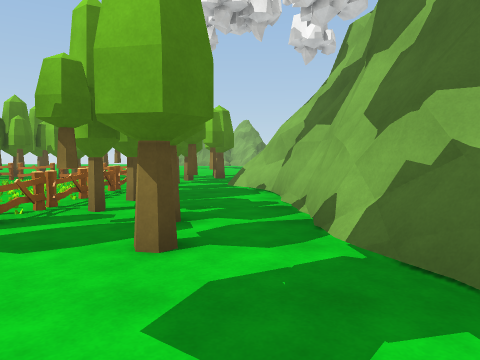
[1] (above)

23 first-person views from a walk through a scene from a Unity 3-D project. The camera is 1.4 m above the floor, tilts 4° down and sees 70° across. The floor is counted in squares, 2 m on a side. Each view is taken from the middle of a square. On the plan, view 1 faces up. The plan holds only what a view shows up to about 11 squares ahead; the rest is blank. The place goes on beyond the plan. Some animated figures are not drawn. Surface patterns are stand-ins for the level's own textures.

[2]
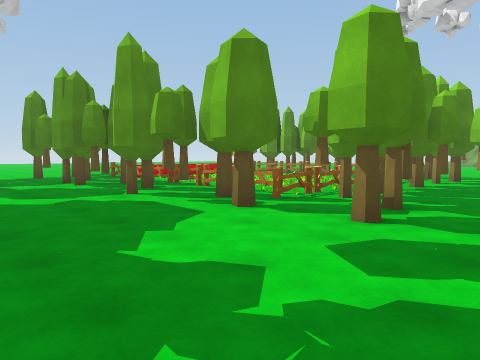

[3]
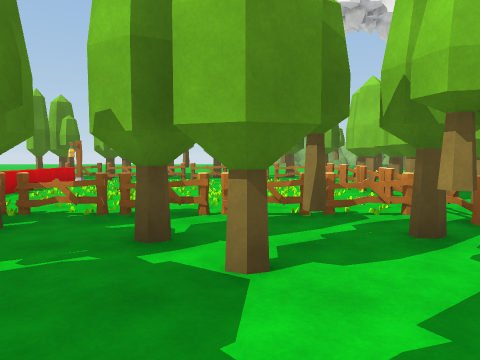

[4]
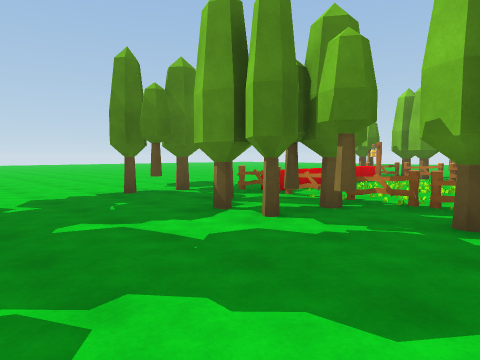

[5]
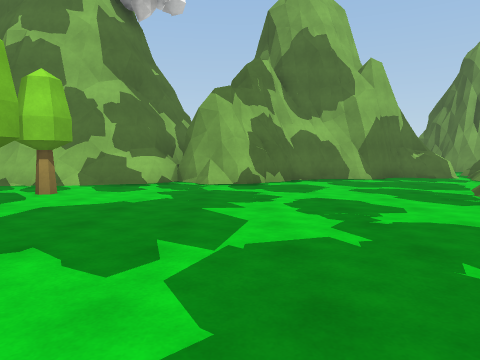

[6]
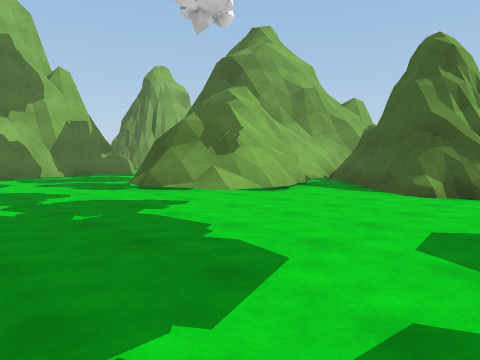

[7]
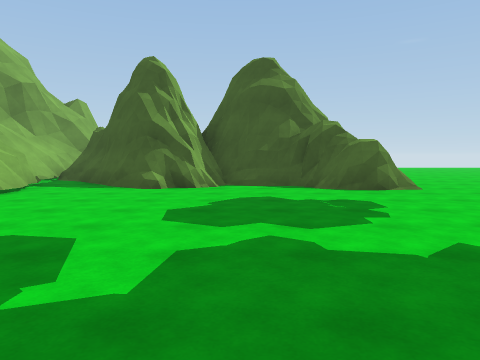

[8]
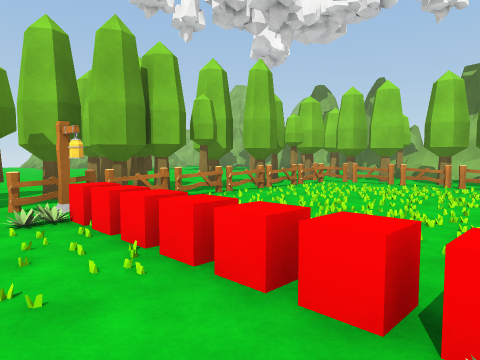

[9]
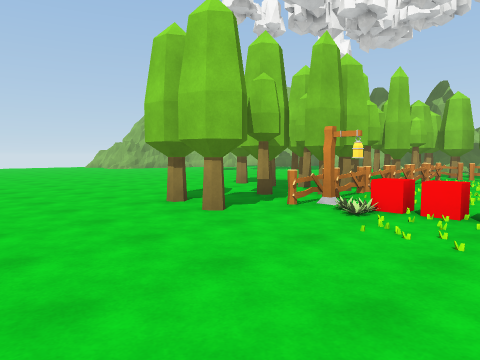

[10]
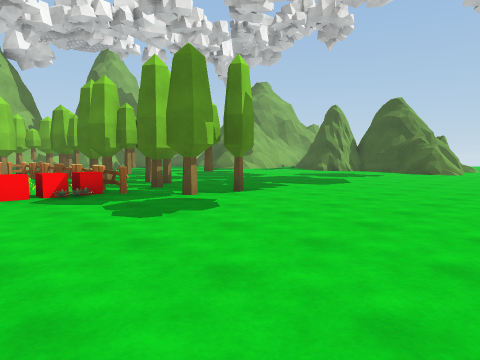

[11]
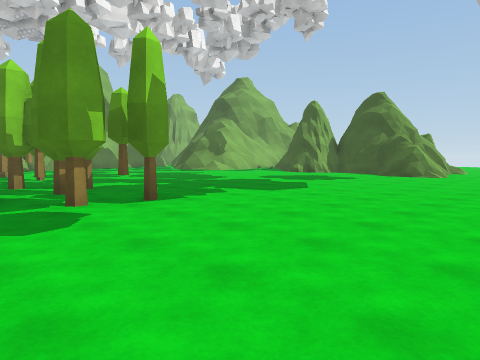

[12]
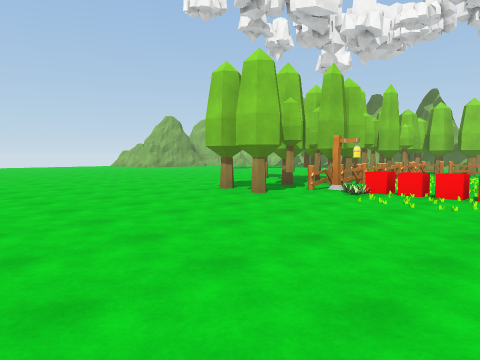

[13]
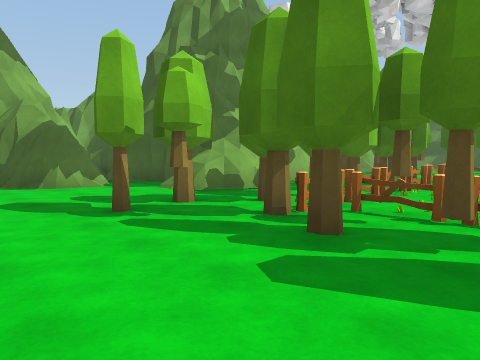

[14]
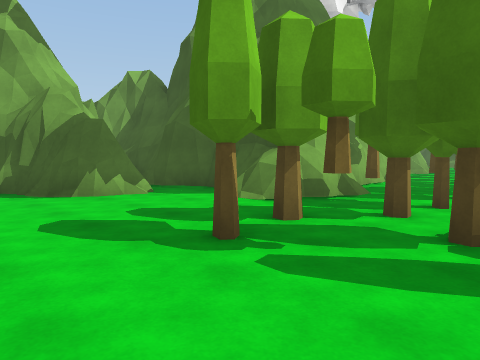

[15]
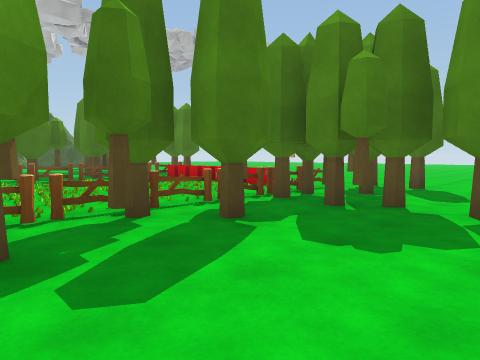

[16]
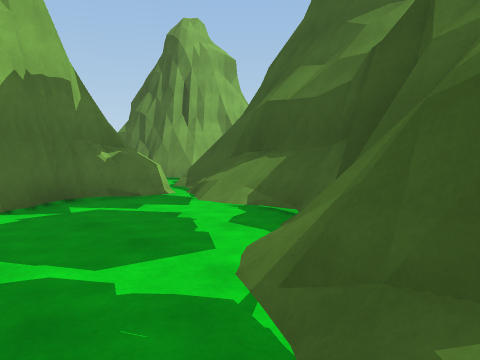

[17]
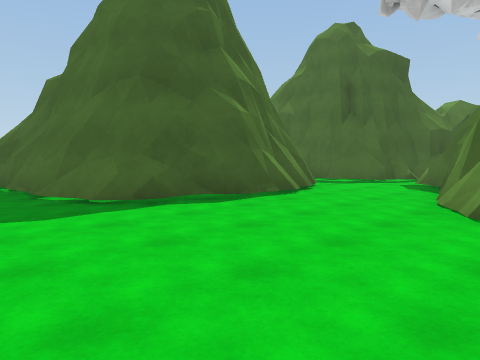

[18]
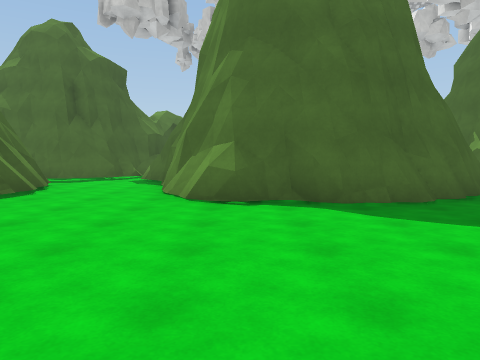

[19]
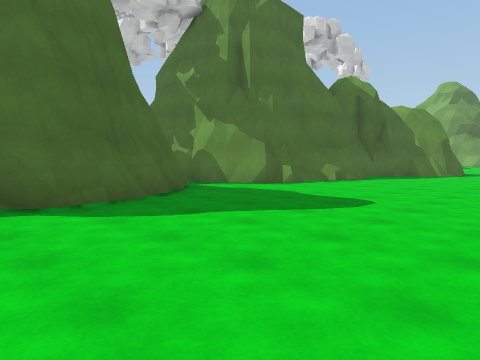

[20]
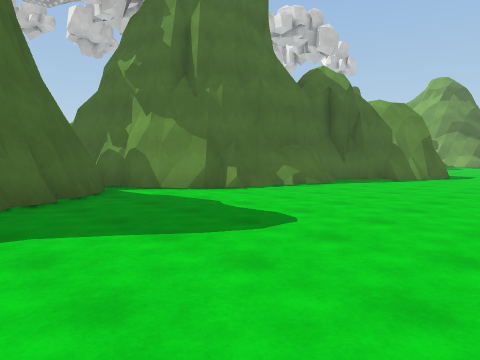

[21]
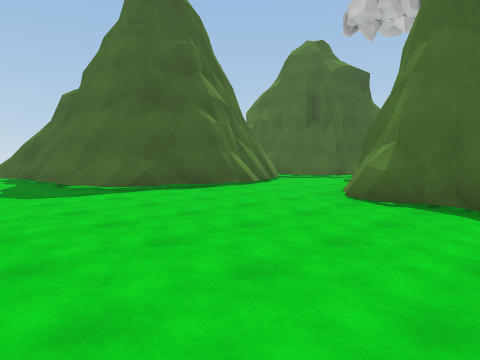

[22]
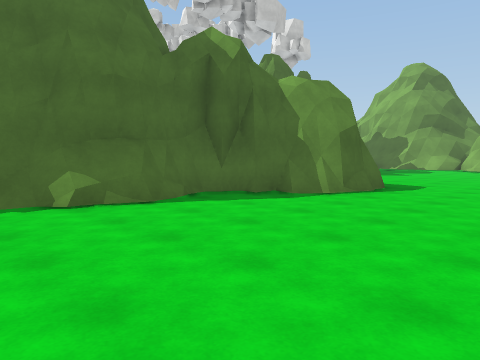

[23]
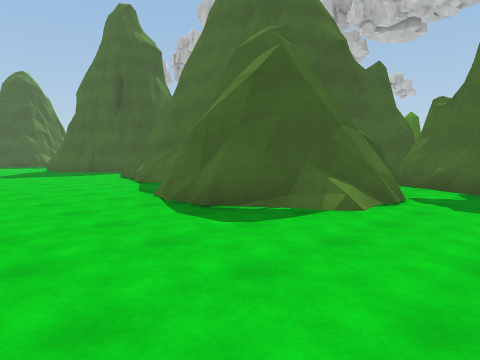

### Floor plan
Key: @ floor where view 1 was taken; # wall or solid block; . floor; / step, stairs or slope; = window, fence, low wall or low ledge; ^ raised ledge; T tree; F fence; C red cube; O other object.
Columns run from 16 left of view 1 to 15 right of it. Each row starts with its distance up from view 1.
 14  ................           ..
 13  .......T............#     .....
 12  ....#..TT.....T....## ##.......
 11  ....T.TTTT.TTTT...### #..##....
 10  ....TTFFTFTTFFT./...# #####....
  9 .....OOCOOOOOOFT######    ##/..
  8 .....O.COOOOOF#./##       ##/..
  7 .......COOOOOFT..#        ##...
  6 .......COO..OFTT.#       ##....
  5 ......OC.....FT..#       #^.....
  4 ......FFFFFFFFTT.#       #^.....
  3 .....T TTTT#TT.T.##      #......
  2 .....TT.TT.TT.T...#     ##......
  1 ..................#     #......
  0  ...............@.#     #.......
 -1  .................#     ##......
 -2  .................##     #......
 -3  ..................#     ##.....
 -4   .................##    ##.....
 -5   ...........##....##    ##.....
 -6   ..........###=....# ####......
 -7   ..........#####//.###........
 -8  ..=###.###.#   #=///#.........
 -9  ..   ######=     ^##/..###....
-10 ...                ^##/######..
-11 ..                   ###   ##..
-12                             #.
-13                             #.
-14                             #.
-15                             ##

Positions as (right, up) in squares from view 1, and headings:
1: (0, 0), facing up
2: (1, -1), facing up-left
3: (-5, 0), facing up
4: (-5, -1), facing up-left
5: (-7, -1), facing right
6: (-9, -1), facing down-right
7: (-9, 0), facing down
8: (-11, 5), facing up-right
9: (-14, 7), facing up-right
10: (-16, 7), facing down-right
11: (-16, 5), facing down-right
12: (-16, 6), facing up-right
13: (-5, 14), facing down-right
14: (-3, 14), facing down-right
15: (-3, 14), facing down-left
16: (-2, -4), facing down-right
17: (14, -5), facing down-left
18: (15, -5), facing left
19: (15, -5), facing up-left
20: (15, -3), facing up-left
21: (15, -3), facing down-left
22: (15, 2), facing up-left
23: (15, 13), facing down-left
